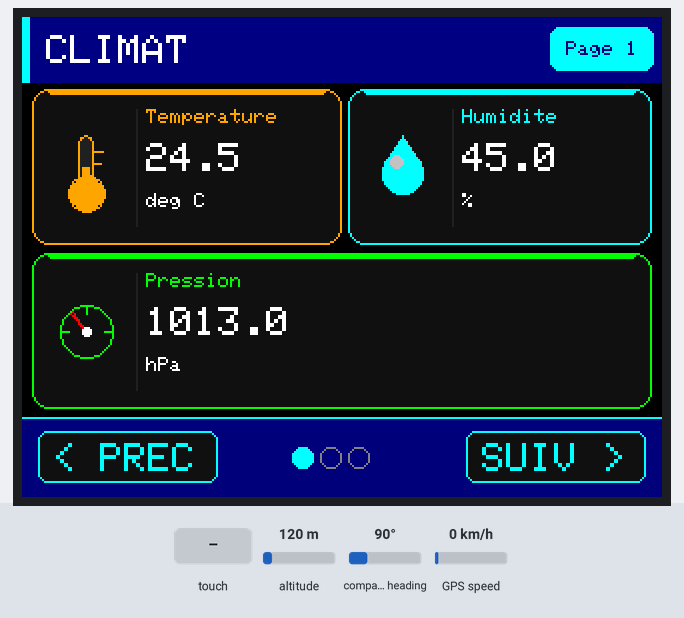
A sketch run on a simulated ESP32. On the bench: 320×240 colour display. The test bench sets the inputs (shaded band); at power-on: altitude 120 m, compass heading 90°, GPS speed 0 km/h. The GPS gets a fix after 3 s at 37.7749, -122.4194 with 8 satellites; what the sketch prints to the serial monitor is not drawn.

Above: at 1.5 s.
1.6 s: touch panel pressed at 87 % / 10 % of its raw x / y range
At 2.2 s:
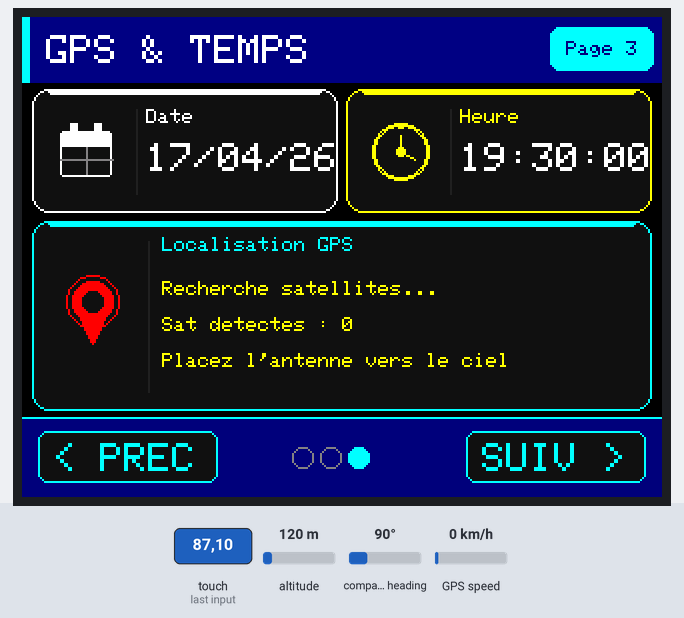
5.7 s: touch panel pressed at 87 % / 10 % of its raw x / y range
At 6.4 s:
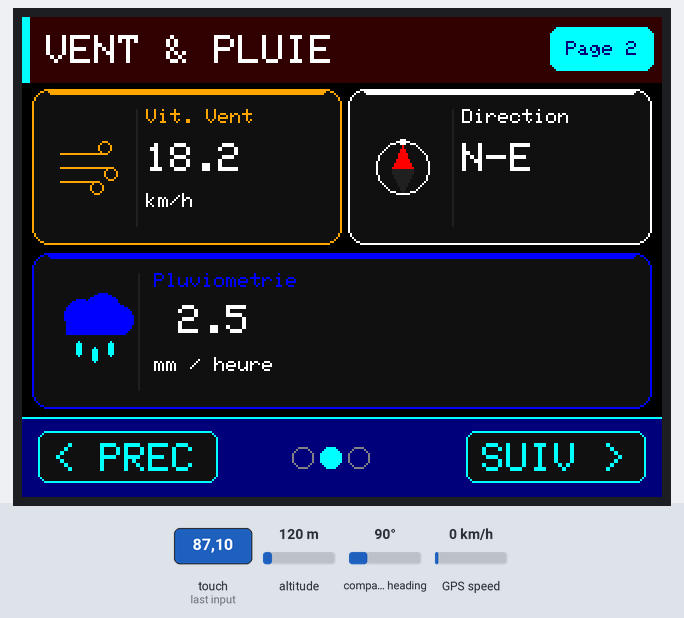
7.3 s: touch panel pressed at 13 % / 10 % of its raw x / y range
At 7.8 s:
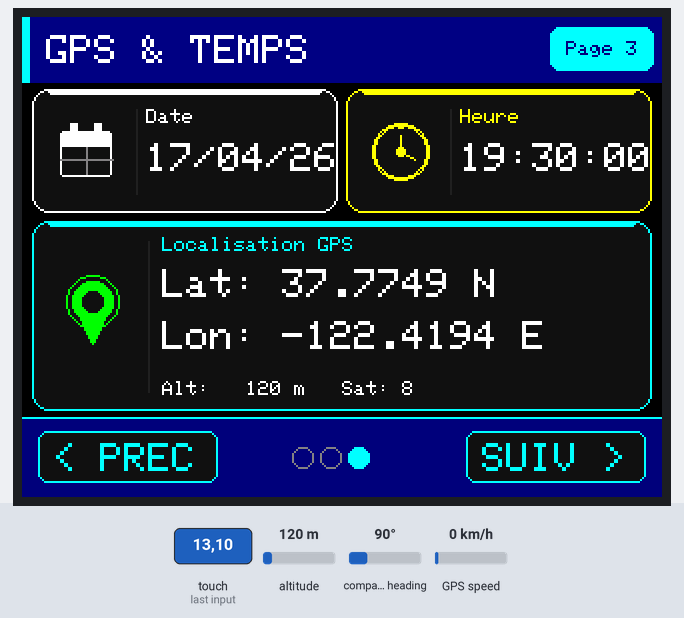
8.9 s: touch panel pressed at 38 % / 10 % of its raw x / y range
At 10.1 s:
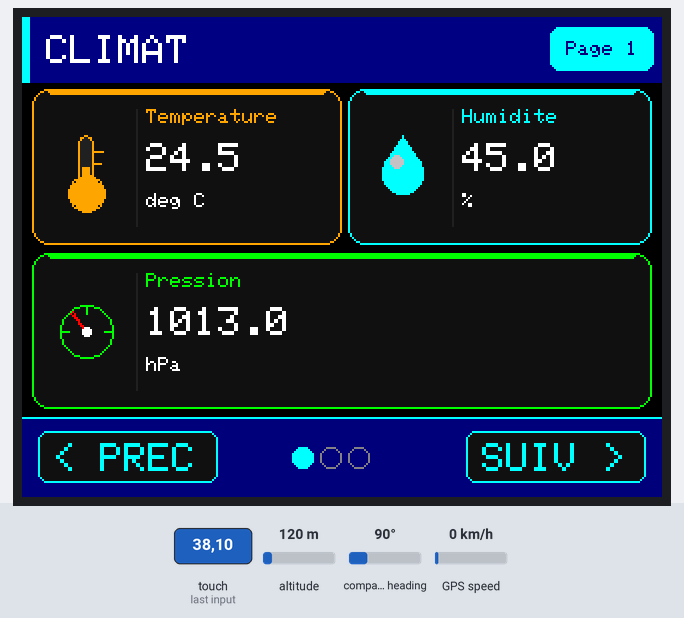
10.5 s: touch panel pressed at 13 % / 10 % of its raw x / y range
At 11.3 s:
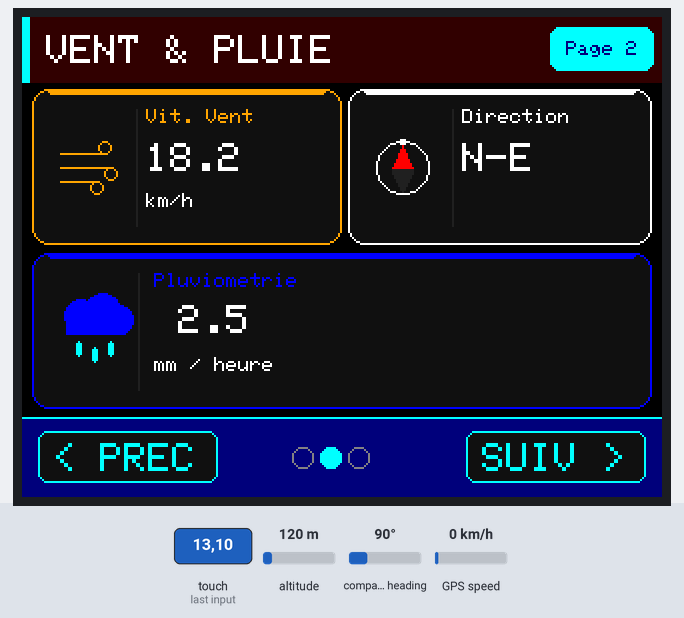
Timing chart, 0 to 13.5 s (numbered marks = the images above; inputs shaded):
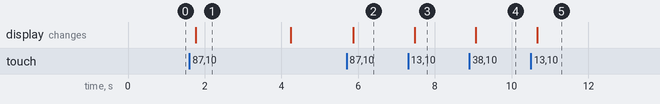

Measured:
- after the input at 1.6 s, the display: changes after 0.17 s (image 1)
- after the input at 5.7 s, the display: changes after 0.17 s (image 2)
- after the input at 7.3 s, the display: changes after 0.17 s (image 3)
- after the input at 8.9 s, the display: changes after 0.17 s (image 4)
- after the input at 10.5 s, the display: changes after 0.17 s (image 5)
- what the display in image 1 shows lasts 2.4 s, from 1.8 s to 4.2 s

The sketch:

Interface_Locale_avec_GPS.ino
```cpp
// ╔══════════════════════════════════════════════════════════╗
// ║  STATION MÉTÉO — Interface Locale avec Icônes            ║
// ║  Binôme 4 — Partie 4 (GPS, Énergie, Interface)           ║
// ╚══════════════════════════════════════════════════════════╝

#include <SPI.h>
#include <Adafruit_GFX.h>
#include <Adafruit_ILI9341.h>
#include <XPT2046_Touchscreen.h>
#include <TinyGPS++.h>
#include <HardwareSerial.h>

// ─── Broches écran & tactile ─────────────────────────────
#define TFT_DC    2
#define TFT_CS    15
#define TFT_RST   4
#define TOUCH_CS  21
#define TOUCH_IRQ 22

Adafruit_ILI9341 tft = Adafruit_ILI9341(TFT_CS, TFT_DC, TFT_RST);
XPT2046_Touchscreen ts(TOUCH_CS, TOUCH_IRQ);

// ─── GPS NEO-6M (UART2 : RX=16, TX=17) ──────────────────
TinyGPSPlus gps;
HardwareSerial GPS_Serial(2);

// ─── Calibration tactile ─────────────────────────────────
#define X_MIN 370
#define X_MAX 3800
#define Y_MIN 260
#define Y_MAX 3600

// ════════════════════════════════════════════════════════════
//  VARIABLES PARTAGÉES — CHAQUE BINÔME REMPLIT SA PARTIE
// ════════════════════════════════════════════════════════════

// ── PARTIE 1 — BME280 (Température / Humidité / Pression) ──
float temperature = 24.5;
float humidite    = 45.0;
float pression    = 1013.0;

// ── PARTIE 1 — RTC DS3231 (Date / Heure) ──────────────────
char dateStr[12]  = "17/04/26";
char heureStr[12] = "19:30:00";

// ── PARTIE 2 — Anémomètre / Girouette ─────────────────────
float vitesseVent      = 18.2;
char  directionVent[8] = "N-E";

// ── PARTIE 3 — Pluviomètre ────────────────────────────────
float pluviometrie = 2.5;

// ── PARTIE 4 — GPS NEO-6M ────────────────────────────────
// Ces variables sont mises à jour automatiquement dans loop()
float latGPS     = 0.0;
float lonGPS     = 0.0;
char  altGPS[10] = "---";
int   satGPS     = 0;       // nombre de satellites (debug)

// ════════════════════════════════════════════════════════════

// ─── Palette de couleurs ─────────────────────────────────
#define C_BG      0x0000
#define C_CARD    0x1082
#define C_DKGREY  0x2104
#define C_GREY    0x8410
#define C_WHITE   ILI9341_WHITE
#define C_CYAN    ILI9341_CYAN
#define C_ORANGE  ILI9341_ORANGE
#define C_YELLOW  ILI9341_YELLOW
#define C_GREEN   ILI9341_GREEN
#define C_BLUE    ILI9341_BLUE
#define C_RED     ILI9341_RED
#define C_NAVY    ILI9341_NAVY
#define C_LGREY   ILI9341_LIGHTGREY

#define C_TITLE_P1  0x0010
#define C_TITLE_P2  0x3000
#define C_TITLE_P3  0x0010

int pageActuelle = 1;

// Timestamp dernière mise à jour GPS affichée
unsigned long dernierAffichageGPS = 0;

// ════════════════════════════════════════════════════════
void setup() {
  Serial.begin(115200);

  // Démarrage GPS
  GPS_Serial.begin(9600, SERIAL_8N1, 16, 17);
  Serial.println("=== GPS NEO-6M initialise ===");

  // Démarrage écran
  tft.begin();
  tft.setRotation(1);
  ts.begin();
  ts.setRotation(1);

  afficherPage(pageActuelle);
}

void loop() {
  // ── 1. Lecture GPS (non-bloquante) ──────────────────────
  while (GPS_Serial.available() > 0) {
    gps.encode(GPS_Serial.read());
  }

  // ── 2. Mise à jour des variables GPS toutes les 2s ──────
  if (millis() - dernierAffichageGPS > 2000) {
    dernierAffichageGPS = millis();

    bool gpsChange = false;

    // Satellites
    satGPS = gps.satellites.isValid() ? (int)gps.satellites.value() : 0;

    // Position
    if (gps.location.isValid()) {
      float newLat = gps.location.lat();
      float newLon = gps.location.lng();
      if (newLat != latGPS || newLon != lonGPS) {
        latGPS = newLat;
        lonGPS = newLon;
        gpsChange = true;
      }
    }

    // Altitude
    if (gps.altitude.isValid()) {
      char newAlt[10];
      dtostrf(gps.altitude.meters(), 5, 0, newAlt);
      if (strcmp(newAlt, altGPS) != 0) {
        strcpy(altGPS, newAlt);
        gpsChange = true;
      }
    }

    // Rafraîchir la page 3 si le GPS a changé et qu'elle est active
    if (gpsChange && pageActuelle == 3) {
      afficherPage(3);
    }

    // Debug série
    Serial.print("SAT:"); Serial.print(satGPS);
    Serial.print("  Lat:"); Serial.print(latGPS, 6);
    Serial.print("  Lon:"); Serial.print(lonGPS, 6);
    Serial.print("  Alt:"); Serial.println(altGPS);
  }

  // ── 3. Gestion du tactile ───────────────────────────────
  if (ts.touched()) {
    TS_Point p = ts.getPoint();
    int x = map(p.x, X_MAX, X_MIN, 0, 320);
    int y = map(p.y, Y_MAX, Y_MIN, 0, 240);
    if (y > 200) {
      if (x < 110) {
        pageActuelle = (pageActuelle == 1) ? 3 : pageActuelle - 1;
        afficherPage(pageActuelle);
        delay(300);
      } else if (x > 210) {
        pageActuelle = (pageActuelle == 3) ? 1 : pageActuelle + 1;
        afficherPage(pageActuelle);
        delay(300);
      }
    }
  }
}

// ════════════════════════════════════════════════════════
//  ICÔNES
// ════════════════════════════════════════════════════════

void iconThermometre(int cx, int cy, uint16_t c) {
  tft.fillRoundRect(cx-4, cy-16, 8, 24, 4, C_DKGREY);
  tft.drawRoundRect(cx-4, cy-16, 8, 24, 4, c);
  tft.fillRect(cx-2, cy, 4, 8, c);
  tft.fillCircle(cx, cy+13, 8, c);
  tft.drawCircle(cx, cy+13, 9, c);
  tft.drawLine(cx+4, cy-8, cx+8, cy-8, c);
  tft.drawLine(cx+4, cy-2, cx+7, cy-2, c);
}

void iconGoutte(int cx, int cy, uint16_t c) {
  tft.fillTriangle(cx, cy-16, cx-9, cy-3, cx+9, cy-3, c);
  tft.fillCircle(cx, cy+3, 10, c);
  tft.fillCircle(cx-3, cy-3, 3, C_LGREY);
}

void iconJauge(int cx, int cy, uint16_t c) {
  tft.drawCircle(cx, cy, 13, c);
  tft.drawLine(cx-13, cy,    cx-9, cy,   c);
  tft.drawLine(cx,    cy-13, cx,   cy-9, c);
  tft.drawLine(cx+13, cy,    cx+9, cy,   c);
  tft.drawLine(cx, cy, cx-7, cy-10, C_RED);
  tft.drawLine(cx, cy, cx-8, cy-9,  C_RED);
  tft.fillCircle(cx, cy, 2, C_WHITE);
}

void iconVent(int cx, int cy, uint16_t c) {
  tft.drawLine(cx-13, cy-7, cx+9,  cy-7, c);
  tft.drawLine(cx-13, cy,   cx+12, cy,   c);
  tft.drawLine(cx-13, cy+7, cx+5,  cy+7, c);
  tft.drawCircle(cx+9,  cy-10, 3, c);
  tft.drawCircle(cx+12, cy+3,  3, c);
  tft.drawCircle(cx+5,  cy+10, 3, c);
}

void iconBoussole(int cx, int cy, uint16_t c) {
  tft.drawCircle(cx, cy, 13, c);
  tft.fillTriangle(cx, cy-12, cx-5, cy,   cx+5, cy,   C_RED);
  tft.fillTriangle(cx, cy+12, cx-5, cy+1, cx+5, cy+1, C_DKGREY);
  tft.fillRect(cx-1, cy-14, 3, 3, c);
}

void iconPluie(int cx, int cy, uint16_t c) {
  tft.fillCircle(cx-7,  cy-8,  8, c);
  tft.fillCircle(cx+4,  cy-10, 9, c);
  tft.fillCircle(cx+12, cy-6,  7, c);
  tft.fillRect(cx-14, cy-8, 30, 10, c);
  tft.fillRoundRect(cx-9, cy+5, 3, 8, 1, C_CYAN);
  tft.fillRoundRect(cx-1, cy+8, 3, 8, 1, C_CYAN);
  tft.fillRoundRect(cx+7, cy+5, 3, 8, 1, C_CYAN);
}

void iconCalendrier(int cx, int cy, uint16_t c) {
  tft.drawRoundRect(cx-13, cy-10, 26, 23, 2, c);
  tft.fillRoundRect(cx-13, cy-10, 26,  8, 2, c);
  tft.fillRect(cx-8, cy-14, 4, 6, c);
  tft.fillRect(cx+4, cy-14, 4, 6, c);
  tft.drawLine(cx,    cy-2, cx,    cy+11, C_GREY);
  tft.drawLine(cx-13, cy+4, cx+13, cy+4,  C_GREY);
}

void iconHorloge(int cx, int cy, uint16_t c) {
  tft.drawCircle(cx, cy, 14, c);
  tft.drawCircle(cx, cy, 13, c);
  tft.drawLine(cx, cy, cx,   cy-8, c);
  tft.drawLine(cx, cy, cx+7, cy+4, c);
  tft.fillCircle(cx, cy, 2, c);
  tft.fillRect(cx-1, cy-14, 3, 3, c);
}

void iconGPS(int cx, int cy, uint16_t c) {
  tft.fillCircle(cx, cy-7, 10, c);
  tft.fillTriangle(cx-7, cy-2, cx+7, cy-2, cx, cy+14, c);
  tft.fillCircle(cx, cy-7, 5, C_CARD);
  tft.drawCircle(cx, cy-7, 13, c);
}

void drawIcon(int type, int cx, int cy, uint16_t c) {
  switch (type) {
    case 0: iconThermometre(cx, cy, c); break;
    case 1: iconGoutte(cx, cy, c);      break;
    case 2: iconJauge(cx, cy, c);       break;
    case 4: iconVent(cx, cy, c);        break;
    case 5: iconBoussole(cx, cy, c);    break;
    case 6: iconPluie(cx, cy, c);       break;
    case 7: iconCalendrier(cx, cy, c);  break;
    case 8: iconHorloge(cx, cy, c);     break;
    case 9: iconGPS(cx, cy, c);         break;
  }
}

// ════════════════════════════════════════════════════════
//  COMPOSANTS D'INTERFACE
// ════════════════════════════════════════════════════════

void dessinerTitre(const char* titre, uint16_t bg) {
  tft.fillRect(0, 0, 320, 33, bg);
  tft.fillRect(0, 0, 4, 33, C_CYAN);
  tft.setTextColor(C_WHITE);
  tft.setTextSize(2);
  tft.setCursor(12, 9);
  tft.print(titre);
  tft.fillRoundRect(264, 5, 52, 22, 5, C_CYAN);
  tft.setTextColor(C_NAVY);
  tft.setTextSize(1);
  tft.setCursor(272, 12);
  tft.print("Page ");
  tft.print(pageActuelle);
}

void dessinerBoutons() {
  tft.fillRect(0, 200, 320, 40, C_NAVY);
  tft.drawLine(0, 200, 320, 200, C_CYAN);
  tft.fillRoundRect(8,   207, 90, 26, 5, C_CARD);
  tft.drawRoundRect(8,   207, 90, 26, 5, C_CYAN);
  tft.setTextColor(C_CYAN);
  tft.setTextSize(2);
  tft.setCursor(15, 213);
  tft.print("< PREC");
  for (int i = 1; i <= 3; i++) {
    int dx = 140 + (i - 1) * 14;
    if (i == pageActuelle) tft.fillCircle(dx, 220, 5, C_CYAN);
    else                   tft.drawCircle(dx, 220, 5, C_GREY);
  }
  tft.fillRoundRect(222, 207, 90, 26, 5, C_CARD);
  tft.drawRoundRect(222, 207, 90, 26, 5, C_CYAN);
  tft.setTextColor(C_CYAN);
  tft.setCursor(230, 213);
  tft.print("SUIV >");
}

// Carte standard [icone | label / valeur / unite]
void dessinerCarte(int x, int y, int w, int h,
                   const char* label, const char* val, const char* unit,
                   uint16_t col, int iconType) {
  tft.fillRoundRect(x, y, w, h, 8, C_CARD);
  tft.drawRoundRect(x, y, w, h, 8, col);
  tft.fillRoundRect(x+8, y, w-16, 3, 1, col);
  drawIcon(iconType, x+27, y + h/2, col);
  tft.drawLine(x+52, y+10, x+52, y+h-10, C_DKGREY);
  tft.setTextColor(col);
  tft.setTextSize(1);
  tft.setCursor(x+57, y+10);
  tft.print(label);
  tft.setTextColor(C_WHITE);
  tft.setTextSize(2);
  tft.setCursor(x+57, y+27);
  tft.print(val);
  tft.setTextColor(C_WHITE);
  tft.setTextSize(1);
  tft.setCursor(x+57, y+52);
  tft.print(unit);
}

// Carte pleine largeur
void dessinerCartePleine(int y, uint16_t col, int iconType,
                          const char* label,
                          const char* line1, const char* line2) {
  tft.fillRoundRect(5, y, 310, 78, 8, C_CARD);
  tft.drawRoundRect(5, y, 310, 78, 8, col);
  tft.fillRoundRect(13, y, 294, 3, 1, col);
  drawIcon(iconType, 36, y + 39, col);
  tft.drawLine(58, y+10, 58, y+68, C_DKGREY);
  tft.setTextColor(col);
  tft.setTextSize(1);
  tft.setCursor(66, y+10);
  tft.print(label);
  tft.setTextColor(C_WHITE);
  tft.setTextSize(2);
  tft.setCursor(66, y+26);
  tft.print(line1);
  tft.setTextColor(C_WHITE);
  tft.setTextSize(1);
  tft.setCursor(66, y+52);
  tft.print(line2);
}

// Carte GPS dédiée — affiche position + indicateur de fix
void dessinerCarteGPS(int y_start, float lat, float lon, const char* alt) {
  int x = 5, y = y_start, w = 310, h = 95;
  uint16_t col = ILI9341_CYAN;

  // Couleur indicateur : vert si fix, rouge sinon
  uint16_t colFix = gps.location.isValid() ? ILI9341_GREEN : ILI9341_RED;

  tft.fillRoundRect(x, y, w, h, 8, C_CARD);
  tft.drawRoundRect(x, y, w, h, 8, col);
  tft.fillRoundRect(x+8, y, w-16, 3, 1, col);
  drawIcon(9, x+30, y + h/2, colFix);   // icône GPS colorée selon le fix
  tft.drawLine(x+58, y+10, x+58, y+h-10, C_DKGREY);

  tft.setTextColor(col);
  tft.setTextSize(1);
  tft.setCursor(x+65, y+8);
  tft.print("Localisation GPS");

  if (gps.location.isValid()) {
    // ── Fix obtenu : afficher les coordonnées ──
    tft.setTextColor(C_WHITE);
    tft.setTextSize(2);
    tft.setCursor(x+65, y+24);
    tft.print("Lat: ");
    tft.print(lat, 4);
    tft.print(" N");
    tft.setCursor(x+65, y+50);
    tft.print("Lon: ");
    tft.print(lon, 4);
    tft.print(" E");
    tft.setTextColor(C_WHITE);
    tft.setTextSize(1);
    tft.setCursor(x+65, y+80);
    tft.print("Alt: ");
    tft.print(alt);
    tft.print(" m   Sat: ");
    tft.print(satGPS);
  } else {
    // ── Pas encore de fix : message d'attente ──
    tft.setTextColor(ILI9341_YELLOW);
    tft.setTextSize(1);
    tft.setCursor(x+65, y+30);
    tft.print("Recherche satellites...");
    tft.setCursor(x+65, y+48);
    tft.print("Sat detectes : ");
    tft.print(satGPS);
    tft.setCursor(x+65, y+66);
    tft.print("Placez l'antenne vers le ciel");
  }
}

// ════════════════════════════════════════════════════════
//  PAGES
// ════════════════════════════════════════════════════════

void afficherPage(int num) {
  tft.fillScreen(C_BG);
  dessinerBoutons();

  char buf[16];

  // ── PAGE 1 : CLIMAT ──────────────────────────────────
  if (num == 1) {
    dessinerTitre("CLIMAT", C_TITLE_P1);

    dtostrf(temperature, 4, 1, buf);
    dessinerCarte(5,   36, 155, 78, "Temperature", buf, "deg C", C_ORANGE,     0);

    dtostrf(humidite, 4, 1, buf);
    dessinerCarte(163, 36, 152, 78, "Humidite",    buf, "%",     ILI9341_CYAN, 1);

    dtostrf(pression, 6, 1, buf);
    dessinerCarte(5,  118, 310, 78, "Pression",    buf, "hPa",  ILI9341_GREEN, 2);
  }

  // ── PAGE 2 : VENT & PLUIE ────────────────────────────
  else if (num == 2) {
    dessinerTitre("VENT & PLUIE", C_TITLE_P2);

    dtostrf(vitesseVent, 4, 1, buf);
    dessinerCarte(5,   36, 155, 78, "Vit. Vent", buf,          "km/h", C_ORANGE,      4);
    dessinerCarte(163, 36, 152, 78, "Direction", directionVent, "",    ILI9341_WHITE, 5);

    dtostrf(pluviometrie, 4, 1, buf);
    dessinerCartePleine(118, ILI9341_BLUE, 6,
                        "Pluviometrie",
                        buf,
                        "mm / heure");
  }

  // ── PAGE 3 : GPS & TEMPS ─────────────────────────────
  else if (num == 3) {
    dessinerTitre("GPS & TEMPS", C_TITLE_P3);

    dessinerCarte(5,   36, 153, 62, "Date",  dateStr,  "", ILI9341_WHITE,  7);
    dessinerCarte(162, 36, 153, 62, "Heure", heureStr, "", ILI9341_YELLOW, 8);

    dessinerCarteGPS(102, latGPS, lonGPS, altGPS);
  }
}
```
